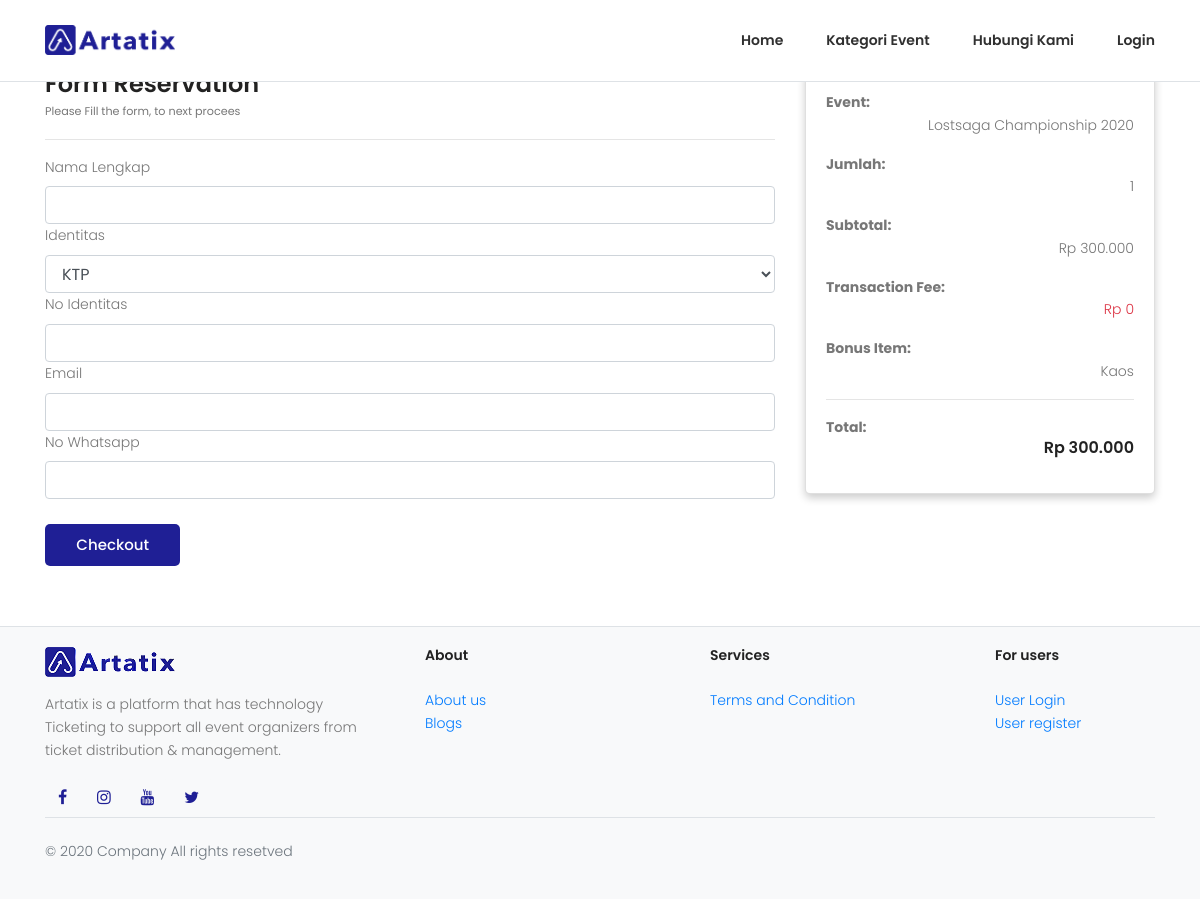
The app's page /page_event_cart_form.php?id=CRT001 with its own data.
### tables this page shows
CREATE TABLE IF NOT EXISTS `tbl_cart` (
  `cart_id` varchar(20) NOT NULL,
  `event_id` varchar(20) NOT NULL,
  `tkt_id` varchar(20) NOT NULL,
  `cart_qty` int(11) NOT NULL,
  PRIMARY KEY (`cart_id`),
  KEY `tkt_id` (`tkt_id`),
  KEY `event_id_fk` (`event_id`),
  CONSTRAINT `event_id_fk` FOREIGN KEY (`event_id`) REFERENCES `tbl_event` (`event_id`),
  CONSTRAINT `tkt_id_fk` FOREIGN KEY (`tkt_id`) REFERENCES `tbl_ticket` (`tkt_id`)
);

CREATE TABLE IF NOT EXISTS `tbl_event` (
  `event_id` varchar(20) NOT NULL,
  `event_name` varchar(50) NOT NULL,
  `event_category` varchar(50) NOT NULL,
  `event_picture` varchar(50) NOT NULL,
  `event_description` text NOT NULL,
  `event_location` text NOT NULL,
  `event_date_start` varchar(15) NOT NULL,
  `event_date_finish` varchar(15) NOT NULL,
  `event_time_start` time NOT NULL,
  `event_time_finish` time NOT NULL,
  `event_status` varchar(20) NOT NULL,
  `event_sk` text NOT NULL,
  `event_jenis` varchar(20) NOT NULL,
  `link` varchar(30) DEFAULT NULL,
  `user_id` varchar(20) NOT NULL,
  PRIMARY KEY (`event_id`),
  KEY `fk_user` (`user_id`),
  CONSTRAINT `fk_user` FOREIGN KEY (`user_id`) REFERENCES `tbl_user` (`user_id`)
);

CREATE TABLE IF NOT EXISTS `tbl_ticket` (
  `tkt_id` varchar(20) NOT NULL,
  `event_id` varchar(20) NOT NULL,
  `tkt_category` varchar(30) NOT NULL,
  `tkt_stock` int(15) NOT NULL,
  `tkt_price` double(15,0) NOT NULL DEFAULT '0',
  `tkt_date_start` varchar(15) NOT NULL,
  `tkt_date_finish` varchar(15) NOT NULL,
  `tkt_desc` text NOT NULL,
  `tkt_status` int(11) NOT NULL,
  `tkt_fee` int(11) NOT NULL,
  PRIMARY KEY (`tkt_id`),
  KEY `fk_event_id` (`event_id`),
  CONSTRAINT `fk_event_id` FOREIGN KEY (`event_id`) REFERENCES `tbl_event` (`event_id`)
);

### page_event_cart_form.php (the view, shortened to what this page needs)
<?php
$cart_id = $_GET['id'];
?>
<!DOCTYPE html>
<html lang="zxx" class="no-js">
<head>
    <?php
    include "bundle_css_enduser.php";
    ?>
</head>
<body>
    <header class="default-header border-bottom">
        <div class="main-menu">
            <div class="container">
                <div class="row align-items-center justify-content-between d-flex">
                    <div id="logo">
                        <div class="container">
                            <a href="index.php"><img src="img/logo/Artatix2.png" width="130" height="30" alt="" title="" /></a>
                        </div>
                    </div>
                    <nav id="nav-menu-container">
                        <ul class="nav-menu">
                            <li><a href="index.php">Home</a></li>
                            <li><a href="page_kategori.php">Kategori Event</a></li>
                            <li><a href="page_contact.php">Hubungi Kami</a></li>
                            <?php require_once 'auth-navbar.php' ?>
                        </ul>
                    </nav>
                </div>
            </div>
        </div>
    </header>
    <div class="white-space-30"></div>
    <section class="home-banner-area relative" id="home">
        <div class="container">
            <div class="section-top-border">
                <div class="row">
                    <div class="col-lg-8 col-md-8">
                        <?php
                        $queryrow = mysqli_query($konek, "SELECT tbl_event.event_id, tbl_event.event_name, tbl_event.event_category, tbl_event.event_picture, tbl_event.event_description, tbl_event.event_location, tbl_event.event_date_start, tbl_event.event_date_finish, tbl_event.event_time_start, tbl_event.event_time_finish, tbl_event.event_sk, tbl_event.event_status, tbl_event.event_jenis, tbl_ticket.tkt_id, tbl_ticket.tkt_category, tbl_ticket.tkt_stock, tbl_ticket.tkt_price, tbl_ticket.tkt_date_start, tbl_ticket.tkt_desc, tbl_ticket.tkt_fee, tbl_cart.cart_id, tbl_cart.cart_qty FROM tbl_ticket INNER JOIN tbl_event ON tbl_ticket.event_id=tbl_event.event_id INNER JOIN tbl_cart ON tbl_ticket.tkt_id=tbl_cart.tkt_id WHERE tbl_cart.cart_id='$cart_id'  ");
                        while ($row = mysqli_fetch_array($queryrow)) {
                            ?>
                            <h3>Form Reservation</h3>
                            <small>Please Fill the form, to next procees</small>
                            <hr>
                            <form action="page_event_cart_form_proses.php" method="post">
                                <div class="form-group  m-0">
                                    <label>Nama Lengkap</label>
                                    <input type="text" name="cst_name" class="form-control">
                                </div>
                                <div class="form-group  m-0">
                                    <label for="sel1">Identitas</label>
                                    <select class="form-control" id="sel1" name="cst_identity">
                                        <option value="KTP">KTP</option>
                                    </select>
                                </div>
                                <div class="form-group m-0">
                                    <label>No Identitas</label>
                                    <input type="number" name="cst_no_id" class="form-control">
                                </div>
                                <div class="form-group m-0">
                                    <label>Email</label>
                                    <input type="email" name="cst_email" class="form-control">
                                </div>
                                <div class="form-group  m-0">
                                    <label>No Whatsapp</label>
                                    <input type="number" name="cst_notelp" class="form-control">
                                </div>
                                <br>
                    </div>
                    <aside class="col-lg-4">
                        <div class="card">
                            <div class="body">
                                <dl class="dlist-align">
                                    <dt>Event:</dt>
                                    <dd class="text-right"><?= $row['event_name'] ?></dd>
                                </dl>
                                <dl class="dlist-align">
                                    <dt>Jumlah:</dt>
                                    <dd class="text-right"><?= $row['cart_qty'] ?></dd>
                                </dl>
                                <dl class="dlist-align">
                                    <dt>Subtotal:</dt>
                                    <dd class="text-right">Rp <?= number_format($row['tkt_price'], 0, ',', '.') ?></dd>
                                </dl>
                                <dl class="dlist-align">
                                    <dt>Transaction Fee:</dt>
                                    <dd class="text-right text-danger">Rp <?= number_format($row['tkt_fee'], 0, ',', '.') ?></dd>
                                </dl>
                                <dl class="dlist-align">
                                    <dt>Bonus Item:</dt>
                                    <dd class="text-right">Kaos</dd>
                                </dl>
                                <hr>
                                <dl class="dlist-align">
                                    <dt>Total:</dt>
                                    <?php $total += $row['tkt_price'] * $row['cart_qty'] + $row['tkt_fee'] ?>
                                    <dd class="text-right text-dark b">
                                        <h5>Rp <?= number_format($total, 0, ',', '.') ?></</h5>
                                    </dd>
                                </dl>
                            </div>
                        </div>
                    </aside>
                    &nbsp;&nbsp;&nbsp;&nbsp;<a href="page_event_cart_form_proses.php"><button type="submit" name="tambah" class="genric-btn primary circle">Checkout</button></a>
                </div>
            <?php } ?>
            </div>
    </section>
    <?php
    include "footer.php";
    ?>
</body>
</html>

### records on screen
tbl_cart: event.event_name "Lostsaga Championship 2020", cart_qty "1", tkt.tkt_price "300.000", tkt.tkt_fee "0", total "300.000"
